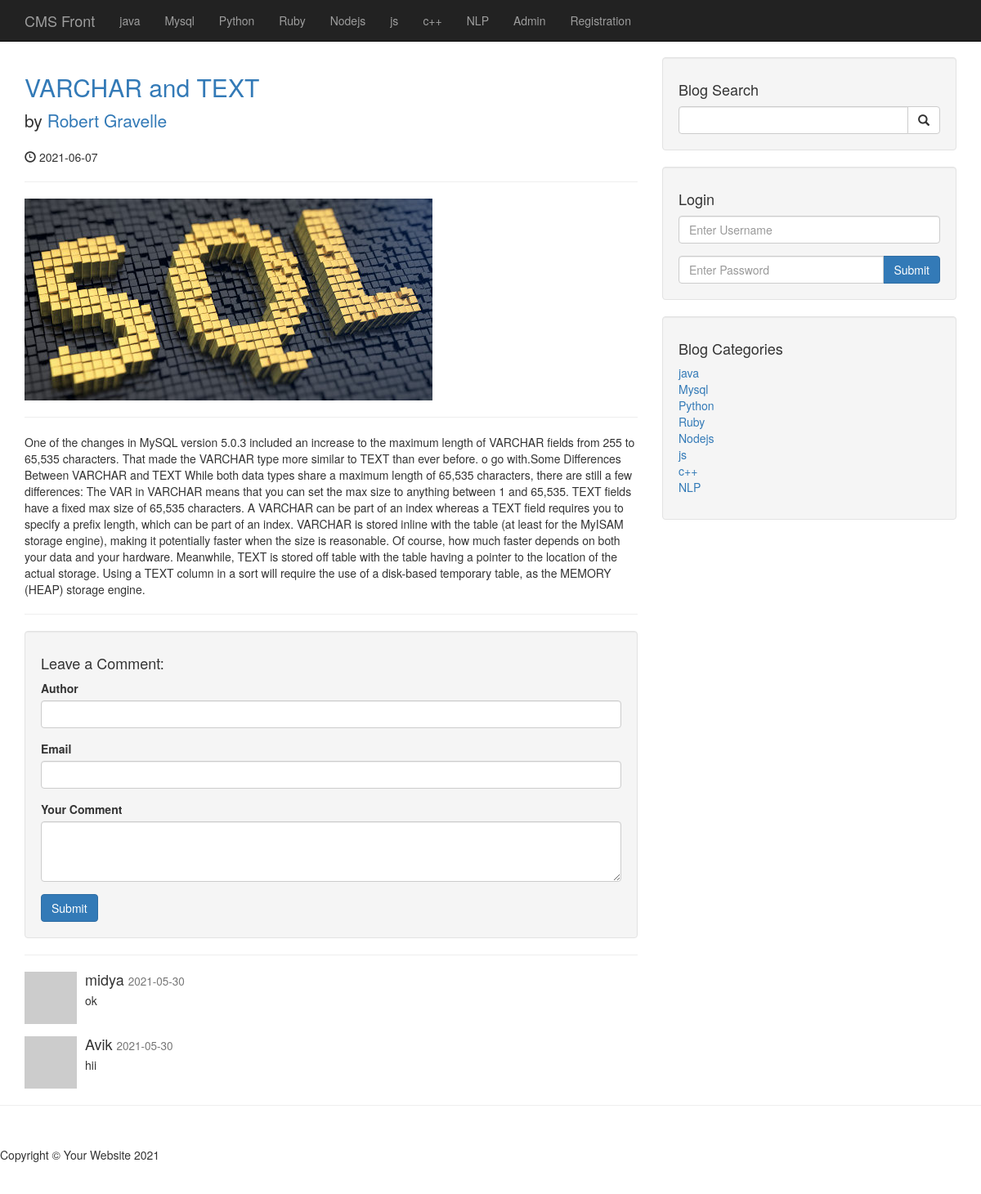
Page /post.php?p_id=11 on the committed database.
### tables this page shows
CREATE TABLE `categories` (
  `cat_id` int(3) NOT NULL,
  `cat_title` varchar(255) NOT NULL
);

CREATE TABLE `posts` (
  `post_id` int(3) NOT NULL,
  `post_category_id` int(3) NOT NULL,
  `post_title` varchar(255) NOT NULL,
  `post_author` varchar(255) NOT NULL,
  `post_date` date NOT NULL,
  `post_image` text NOT NULL,
  `post_content` text NOT NULL,
  `post_tags` varchar(255) NOT NULL,
  `post_comment_count` int(11) NOT NULL,
  `post_status` varchar(255) NOT NULL DEFAULT 'draft'
);

CREATE TABLE `comments` (
  `comment_id` int(3) NOT NULL,
  `comment_post_id` int(3) NOT NULL,
  `comment_author` varchar(255) NOT NULL,
  `comment_email` varchar(255) NOT NULL,
  `comment_content` text NOT NULL,
  `comment_status` varchar(255) NOT NULL,
  `comment_date` date NOT NULL
);

### post.php (the view, shortened to what this page needs)
<?php include "includes/db.php"; ?>
<?php include "includes/header.php"; ?>
    <?php include "includes/navigation.php"; ?>
    <div class="container">
        <div class="row">
            <div class="col-md-8">
                <?php
                if(isset($_GET['p_id'])){
                    $the_post_id=$_GET['p_id'];
                }
                $query="SELECT * FROM posts WHERE post_id = {$the_post_id}";
                $select_all_posts_query=mysqli_query($connection,$query);
                while ($row=mysqli_fetch_array($select_all_posts_query))
                {
                    $post_title=$row['post_title'];
                    $post_author=$row['post_author'];
                    $post_date=$row['post_date'];
                    $post_image=$row['post_image'];
                    $post_content=$row['post_content'];
                    ?>
                <h2>
                    <a href="#"><?php echo $post_title ?></a>
                </h2>
                <p class="lead">
                    by <a href="index.php"><?php echo $post_author ?></a>
                </p>
                <p><span class="glyphicon glyphicon-time"></span> <?php echo $post_date ?></p>
                <hr>
                <img class="img-responsive" src="images/<?php echo $post_image ?>" alt="">
                <hr>
                <p><?php echo $post_content ?></p>
                <hr>
             <?php } ?>
                <div class="well">
                    <h4>Leave a Comment:</h4>
                    <form  action="" method="post" role="form">
                        <div class="form-group">
                            <label for="Author">Author</label>
                            <input type="text" class="form-control" name="comment_author">
                        </div>
                        <div class="form-group">
                             <label for="Email">Email</label>
                             <input type="email" class="form-control" name="comment_email">
                        </div>
                        <div class="form-group">
                             <label for="Comment">Your Comment</label>
                            <textarea name="comment_content"class="form-control" rows="3"></textarea>
                        </div>
                        <button type="submit" name="create_comment" class="btn btn-primary">Submit</button>
                    </form>
                </div>
                <hr>
                 <?php
            $query = "SELECT * FROM comments WHERE comment_post_id = {$the_post_id} ";
            $query .= "AND comment_status = 'approved' ";
            $query .= "ORDER BY comment_id DESC ";
            $select_comment_query = mysqli_query($connection, $query);
            while ($row = mysqli_fetch_array($select_comment_query)) {
            $comment_date   = $row['comment_date'];
            $comment_content= $row['comment_content'];
            $comment_author = $row['comment_author'];
                ?>
                <div class="media">
                    <a class="pull-left" href="#">
                        <img class="media-object" src="http://placehold.it/64x64" alt="">
                    </a>
                    <div class="media-body">
                        <h4 class="media-heading"><?php echo $comment_author;   ?>
                            <small><?php echo $comment_date;   ?></small>
                        </h4>
                        <?php echo $comment_content;   ?>
                    </div>
                </div>
           <?php } ?>
            </div>
            <?php  include "includes/sidebar.php" ?>
        </div>
        <hr>
<?php
include "includes/footer.php" ;
?>

### includes/header.php (shortened to what this page needs)
<!DOCTYPE html>
<html lang="en">
<head>
    <link href="css/bootstrap.min.css" rel="stylesheet">
    <link href="css/blog-home.css" rel="stylesheet">
</head>
<body>

### includes/navigation.php (shortened to what this page needs)
<nav class="navbar navbar-inverse navbar-fixed-top" role="navigation">
        <div class="container">
            <div class="navbar-header">
                <a class="navbar-brand" href="index.php">CMS Front</a>
            </div>
            <div class="collapse navbar-collapse" id="bs-example-navbar-collapse-1">
                <ul class="nav navbar-nav">
                    <?php
                    $query= "SELECT * FROM categories";
                    $select_all_categories_data=mysqli_query($connection,$query);
                    while($row=mysqli_fetch_array($select_all_categories_data)){
                        $cat_title=$row['cat_title'];
                        echo "<li> <a href='#'>{$cat_title}</a> </li>" ;
                    }
                    ?>
                    <li>
                        <a href="admin">Admin</a>
                    </li>
                    <li>
                        <a href="registration.php">Registration</a>
                    </li>
                </ul>
            </div>
        </div>
    </nav>

### includes/sidebar.php (shortened to what this page needs)
<div class="col-md-4">
                <div class="well">
                    <h4>Blog Search</h4>
                    <form action="search.php" method="post">
                    <div class="input-group">
                        <input name="search" type="text" class="form-control">
                        <span class="input-group-btn">
                            <button name="submit" class="btn btn-default"  type="submit">
                                <span class="glyphicon glyphicon-search"></span>
                        </button>
                        </span>
                    </div>
                    </form>
                </div>
                <div class="well">
                    <h4>Login</h4>
                    <form action="includes/login.php" method="post">
                    <div class="form-group">
                        <input name="username" type="text" class="form-control" placeholder="Enter Username">
                    </div>
                     <div class="input-group">
                        <input name="password" type="text" class="form-control" placeholder="Enter Password">
                        <span class="input-group-btn">
                            <button class="btn btn-primary" name="login" type="submit">Submit</button>
                        </span>
                    </div>
                    </form>
                </div>
                <div class="well">
                    <?php
                     $query= "SELECT * FROM categories";
                    $select_categories_sidebar=mysqli_query($connection,$query);
                    ?>
                    <h4>Blog Categories</h4>
                    <div class="row">
                        <div class="col-lg-12">
                            <ul class="list-unstyled">
                        <?php
                        while($row=mysqli_fetch_array($select_categories_sidebar)){
                        $cat_title=$row['cat_title'];
                        $cat_id=$row['cat_id'];
                        echo "<li> <a href='category.php?category=$cat_id'>{$cat_title}</a> </li>" ;
                    }
                    ?>
                            </ul>
                        </div>
                        </div>
                    </div>
                </div>
            </div>

### includes/footer.php (shortened to what this page needs)
        <footer>
            <div class="row">
                <div class="col-lg-12">
                    <p>Copyright &copy; Your Website 2021</p>
                </div>
            </div>
        </footer>
</body>
</html>

### css/blog-home.css (style rules this page uses)
body { padding-top: 70px; }
footer { margin: 50px 0; }

### rows in the picture
categories: cat_title "java"
categories: cat_title "Mysql"
categories: cat_title "Python"
categories: cat_title "Ruby"
categories: cat_title "Nodejs"
categories: cat_title "js"
categories: cat_title "c++"
categories: cat_title "NLP"
posts: post_title "VARCHAR and TEXT", post_author "Robert Gravelle", post_date "2021-06-07", post_image (picture), post_content "One of the changes in MySQL version 5.0.3 included an increase to the maximum length of VARCHAR fields from 255 to 65,535 characters. That made the VARCHAR type more similar to TEXT than ever before. o go with.Some Differences Between VARCHAR and TEXT While both data types share a maximum length of 65,535 characters, there are still a few differences: The VAR in VARCHAR means that you can set the max size to anything between 1 and 65,535. TEXT fields have a fixed max size of 65,535 characters. A VARCHAR can be part of an index whereas a TEXT field requires you to specify a prefix length, which can be part of an index. VARCHAR is stored inline with the table (at least for the MyISAM storage…"
comments: comment_author "midya", comment_date "2021-05-30", comment_content "ok"
comments: comment_author "Avik", comment_date "2021-05-30", comment_content "hii"
